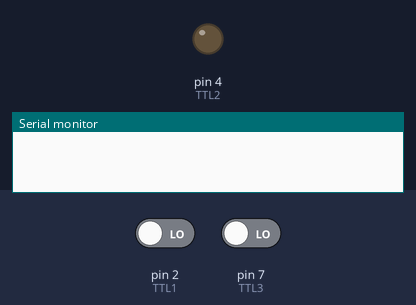
A sketch run on a simulated Arduino Uno, built with avr-gcc and run on an emulated ATmega328P. Shown: output pins drawn as LEDs (lit = HIGH), the last lines printed to the serial monitor. Dashed ring = blinking. The inputs (shaded band) are chosen by the test bench; at power-on: pin 7 (TTL3) LOW, pin 2 (TTL1) LOW. Random numbers use the default seed unless the sketch sets one.

Above: at 1.2 s.
1.3 s: pin 7 (TTL3) driven HIGH
At 2.44 s:
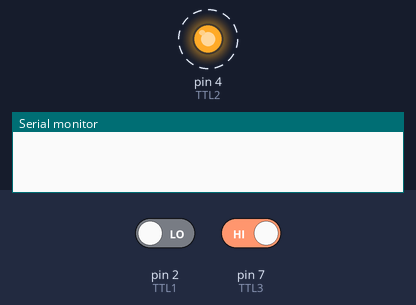
4.3 s: pin 2 (TTL1) driven HIGH
At 5.0 s:
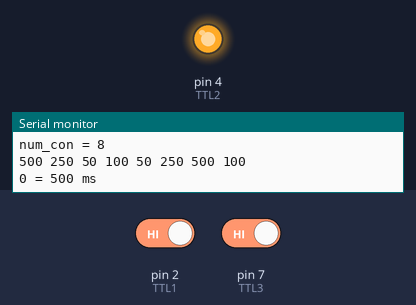
Timing chart, 0 to 7.3 s (numbered marks = the images above; inputs shaded):
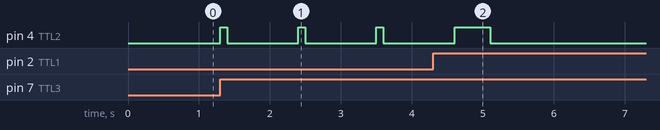

The sketch:

Arduino_Airpuff_TTL_SyncBackToNvoke.ino
```cpp
/*
   A TTL input is received by the Arduino, and then a series of signal is sent out on a separate channel to activate airpuff machine.
*/

//This section defines the pins on the Arduino. We specify the intigers (int) TTL1, TTL2, and TTL3.
//If you expanding this to require more than two channels, uncomment (remove "//") below.
int TTL1 = 2;    //Input from nVoke2: If HIGH, Arduino will send varied-duration signal to airpuff machine
int TTL2 = 4;   //The output TTL signal to control the airpuff machine
int TTL3 = 7;   //Input from nVoke2: If HIGH, Arduino will send one signal (con_single) to airpuff machine

//This section defines variables that the Arduino will use to define the state of the sensor
// int sensorState = LOW, i = 0;
int airpuff_varied = LOW;
int airpuff_single = LOW;

//Pulse train for the airpuff stimulation.
//Draw out the desired waves for the stimulation. The condition (or state) of the Arduino changes any time any of the channels change. See the write up for more information.
//The number of conditions is dependent on how many times the Arduino changes.
//Define the number of conditions. Define the length of time (in ms) for each condition. [50 100 250 500] ms
//Define the number of times to repeat the pulse train

int con1 = 50;
int con2 = 100;
int con3 = 250;
int con4 = 500;
int conWait = 10000; // from the end of one output to the start of the next output
int min_interval = 999; // Used for airpuff_single. Wait for at least "min_interval" between two output trigger signals

int con_single = con2; //

// int  con[] = {100, 250, 500, 1000}; // conditions in ms
int  con[] = {con1, con2, con3, con4, con1, con2, con3, con4}; // conditions in ms
int num_con = 8;


// Print the content in 'con' for checking the function of the code
void printData()
{
  for (const auto& v : con) {
    Serial.print(v);
    Serial.write(' ');
  }
  Serial.println();
}

// Swap two elements in an array
void swapEntries(int a, int b)
{
  int temp = con[a];
  con[a] = con[b];
  con[b] = temp;
}

//This section sets up the Arduino to treat the pins as output or input.
void setup()
{
  // pinMode(TTL1, INPUT);
  pinMode(TTL2, OUTPUT);
  // pinMode(TTL3, INPUT);
  // pinMode(TTL3, OUTPUT);
  digitalWrite(TTL1, LOW);   //
  digitalWrite(TTL2, LOW);     //The initial state of the airpuff is off
  digitalWrite(TTL3, LOW);     //
  Serial.begin(115200);
}

//This is the code that Arduino send TTL signal to airpuff machine. The airpuff will follow the time
//and duration of the TTL signal For each output, the duration will increase from con1 to con4
//and then go back to con1 Total 8 output with interval (from the end of one output to the start of
//the next one) of "conWait"

void loop()
{
  airpuff_varied = digitalRead(TTL1); // Read TTL1, if HIGH, start the stimulation
  airpuff_single = digitalRead(TTL3); // Read TTL3, if HIGH, start the stimulation

  // Apply varied duration airpuff stimulations
  if (airpuff_varied == HIGH)
  {
    printData();
    Serial.print("num_con = ");
    Serial.print(num_con, DEC);
    Serial.println();
    // Shuffle the elements in 'con'
    for (int i = 0; i < num_con; i++)
    {
      swapEntries(random(0, num_con), random(0, num_con)); // perform swaps
    }
    printData();

    // Start to send stimulation trigger signal via TTL2
    for (int i = 0; i < num_con; i++)
    {
      // Print the stimulation duration to serial port
      Serial.print(i, DEC);
      Serial.print(" = ");
      Serial.print(con[i], DEC);
      Serial.print(" ms");
      Serial.println();

      // Output the stimulation trigger signal
      digitalWrite(TTL2, HIGH);
      delay(con[i]);

      // Print the duration of stimulation interval (rest).
      // From the end of stimulation i to the start of stimulation i+1
      Serial.print("break: ");
      Serial.print(conWait, DEC);
      Serial.print(" ms");
      Serial.println();

      // Rest before sending the next stimulation trigger to allow neurons to recorver
      digitalWrite(TTL2, LOW);
      delay(conWait);
    }
  }

  // Apply one airpuff. Arduino follows the trigger signal from the nVoke2. one trig=one_airpuff
  else if (airpuff_single == HIGH)
  {
    digitalWrite(TTL2, HIGH);
    delay(con_single);
    digitalWrite(TTL2, LOW);
    delay(min_interval); // Wait for the duration of "min_interval" before sending output for another stimulation
    // digitalWrite(TTL3, LOW);
  }
}
```

Measured:
- after the input at 1.3 s, pin 4 (TTL2): alternates HIGH for 0.10 s and LOW for 1.0 s, starting at once
